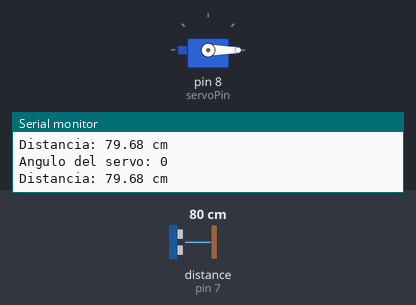
Recording of a sketch running on a simulated Arduino Uno, built with avr-gcc and run on an emulated ATmega328P. Parts: servo, the last lines printed to the serial monitor. Wiring (inferred from the names in the program): ultrasonic range finder: trigger pin 6; echo pin 7. The inputs (shaded band) are chosen by the test bench; at power-on: distance to the obstacle (sensor on pin 7) 80 cm. The echo pulse lasts 58.3 µs per cm.

Above: at 1.2 s.
1.3 s: distance to the obstacle (sensor on pin 7) set to 4 cm
At 2.5 s:
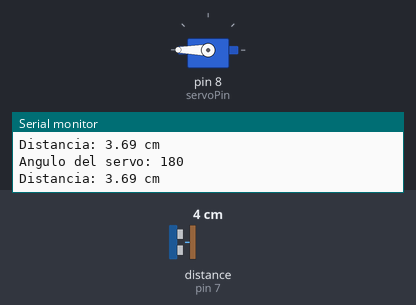
2.8 s: distance to the obstacle (sensor on pin 7) set to 18 cm
At 3.7 s:
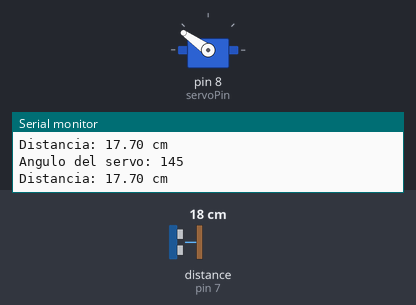
4.3 s: distance to the obstacle (sensor on pin 7) set to 35 cm
At 5.0 s:
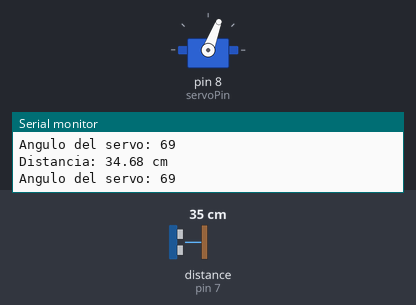
5.8 s: distance to the obstacle (sensor on pin 7) set to 53 cm
At 6.1 s:
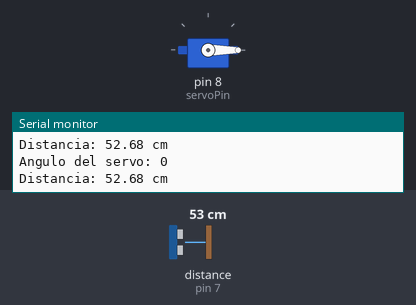
Timing chart, 0 to 8.3 s (numbered marks = the images above; inputs shaded):
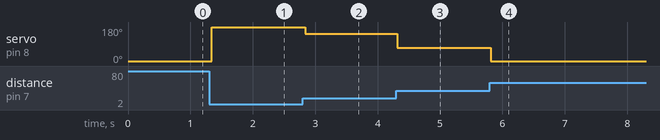

The sketch:

14_ultrasonic_servo.ino
```cpp
#include <Servo.h>

const int trigPin = 6;
const int echoPin = 7;
const int servoPin = 8;

const int distanciaMaxima = 50; // Activación a 50 cm (especificar lo que quieras)
const int distanciaMinima = 10; // Giro máximo a 10 cm (especificar lo que quieras)

Servo miServo;

float medirDistancia() {
  digitalWrite(trigPin, LOW);
  delayMicroseconds(2);

  digitalWrite(trigPin, HIGH);
  delayMicroseconds(10);
  digitalWrite(trigPin, LOW);

  // Tiempo máximo de espera: 30 ms
  long duracion = pulseIn(echoPin, HIGH, 30000);

  // Si no hay eco, devolver distancia inválida
  if (duracion == 0) {
    return -1;
  }

  return duracion * 0.0343 / 2.0;
}

void setup() {
  pinMode(trigPin, OUTPUT);
  pinMode(echoPin, INPUT);

  miServo.attach(servoPin);
  miServo.write(0);

  Serial.begin(9600);
}

void loop() {
  float distancia = medirDistancia();

  if (distancia > 0) {
    Serial.print("Distancia: ");
    Serial.print(distancia);
    Serial.println(" cm");

    int angulo;

    if (distancia >= distanciaMaxima) {
      angulo = 0;
    }
    else if (distancia <= distanciaMinima) {
      angulo = 180;
    }
    else {
      // Convierte la distancia en un ángulo
      angulo = map(
        (int)(distancia * 10),
        distanciaMaxima * 10,
        distanciaMinima * 10,
        0,
        180
      );
    }

    miServo.write(angulo);

    Serial.print("Angulo del servo: ");
    Serial.println(angulo);
  }

  delay(50);
}
```

Measured:
- after the input at 1.3 s, servo on pin 8 (servoPin): 0° → 180° after 0.05 s
- after the input at 2.8 s, servo on pin 8 (servoPin): 180° → 145° at once
- after the input at 4.3 s, servo on pin 8 (servoPin): 145° → 69° at once
- after the input at 5.8 s, servo on pin 8 (servoPin): 69° → 0° at once
